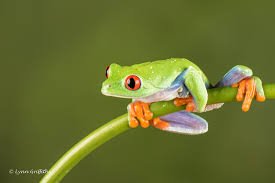
//> input picture ExpectationMaximization/Cpp/Segmentation/test-example_em.jpg, 275 x 183 px
$ ./main   (built with g++ and OpenCV 4)
//> lines starting //> are read from the running program, lines starting //| are printed output that depends on the picture
// https://dennishnf.com/posts/technical/2015-02_expectation-maximization_em_algorithm_in_cpp_using_opencv_2-4/page.html

#include <opencv2/ml/ml.hpp>
#include <opencv2/opencv.hpp>

int main(int argc, char** argv) {
  cv::Mat source = cv::imread("test-example_em.jpg");
//> source is the input picture: 183 rows x 275 cols, CV_8UC3; mean B, G, R 48.7, 112, 105.1

  // ouput images
  cv::Mat meanImg(source.rows, source.cols, CV_32FC3);
  cv::Mat fgImg(source.rows, source.cols, CV_8UC3);
  cv::Mat bgImg(source.rows, source.cols, CV_8UC3);

  // convert the input image to float
  cv::Mat floatSource;
  source.convertTo(floatSource, CV_32F);

  // now convert the float image to column vector
  cv::Mat samples(source.rows * source.cols, 3, CV_32FC1);
  int idx = 0;
  for (int y = 0; y < source.rows; y++) {
    cv::Vec3f* row = floatSource.ptr<cv::Vec3f>(y);
    for (int x = 0; x < source.cols; x++) {
      samples.at<cv::Vec3f>(idx++, 0) = row[x];
    }
  }
//> this loop made 183 passes
//> idx on passes 1 to 3: 275, 550, 825
//> after the loop, idx = 50325

  auto em = cv::ml::EM::create();

  // we need just 2 clusters
  em->setClustersNumber(2);

  // train the classifier
  em->trainEM(samples);

  // the two dominating colors
  cv::Mat means = em->getMeans();
  // the weights of the two dominant colors
  cv::Mat weights = em->getWeights();

  // we define the foreground as the dominant color with the largest weight
  const int fgId = weights.at<float>(0) > weights.at<float>(1) ? 0 : 1;

  // now classify each of the source pixels
  idx = 0;
  for (int y = 0; y < source.rows; y++) {
    for (int x = 0; x < source.cols; x++) {
      // classify
      const int result = cvRound(em->predict(samples.row(idx++)));
      // get the according mean (dominant color)
      const double* ps = means.ptr<double>(result, 0);

      // set the according mean value to the mean image
      float* pd = meanImg.ptr<float>(y, x);
      // float images need to be in [0..1] range
      pd[0] = ps[0] / 255.0;
      pd[1] = ps[1] / 255.0;
      pd[2] = ps[2] / 255.0;

      // set either foreground or background
      if (result == fgId) {
        fgImg.at<cv::Point3_<uchar> >(y, x, 0) =
            source.at<cv::Point3_<uchar> >(y, x, 0);
      } else {
        bgImg.at<cv::Point3_<uchar> >(y, x, 0) =
            source.at<cv::Point3_<uchar> >(y, x, 0);
      }
    }
  }
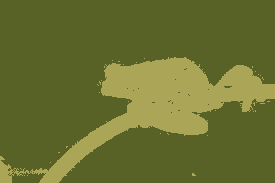
//> meanImg: 183 rows x 275 cols, CV_32FC3; mean B, G, R 0.191, 0.438, 0.412
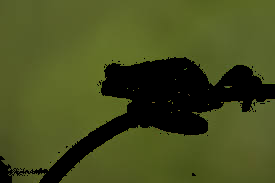
//> fgImg: 183 rows x 275 cols, CV_8UC3; mean B, G, R 30.9, 78.4, 70.6
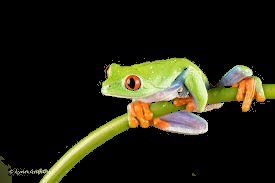
//> bgImg: 183 rows x 275 cols, CV_8UC3; mean B, G, R 17.7, 33.5, 34.5
//> after the loop, idx = 50325

  cv::imshow("Means", meanImg);
  cv::imshow("Foreground", fgImg);
  cv::imshow("Background", bgImg);
  cv::waitKey(0);

  return 0;
}
